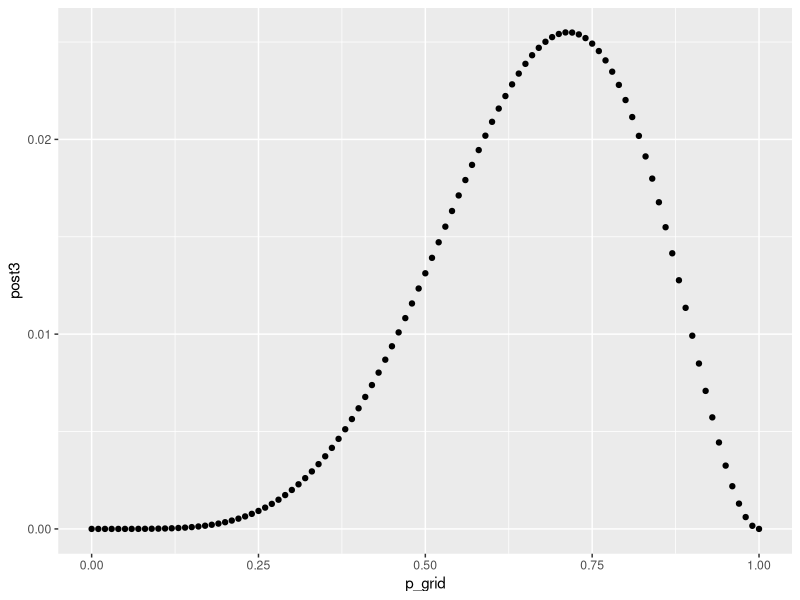
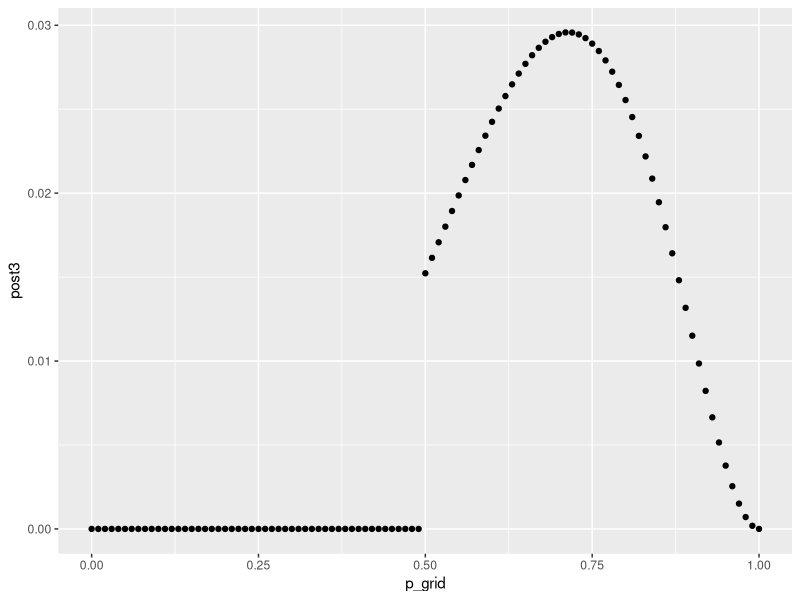

Write R code to recreate these figures, in order.
## ---- chunk 1
library(tidyverse)
## ---- chunk 2
post <-
  tibble(
    p_grid = seq(0, 1, by = .01),
    prior = 1,
    L1 = dbinom(x = 3, size = 3, prob = p_grid),
    L3 = dbinom(x = 5, size = 7, prob = p_grid),
    post_raw1 = prior * L1,
    post_raw3 = prior * L3,
    post1 = post_raw1 / sum(post_raw1),
    post3 = post_raw3 / sum(post_raw3)    
  )
## ---- chunk 3
post %>% 
  ggplot() +
  aes(x = p_grid, y = post3) +
  geom_point()
## ---- chunk 4
post <-
  tibble(
    p_grid = seq(0, 1, by = .01),
    prior = case_when(
      p_grid < 0.5 ~ 0,
      p_grid >= 0.5 ~ 1),
    L1 = dbinom(x = 3, size = 3, prob = p_grid),
    L3 = dbinom(x = 5, size = 7, prob = p_grid),
    post_raw1 = prior * L1,
    post_raw3 = prior * L3,
    post1 = post_raw1 / sum(post_raw1),
    post3 = post_raw3 / sum(post_raw3)    
  )
## ---- chunk 5
post %>% 
  ggplot() +
  aes(x = p_grid, y = post3) +
  geom_point()
